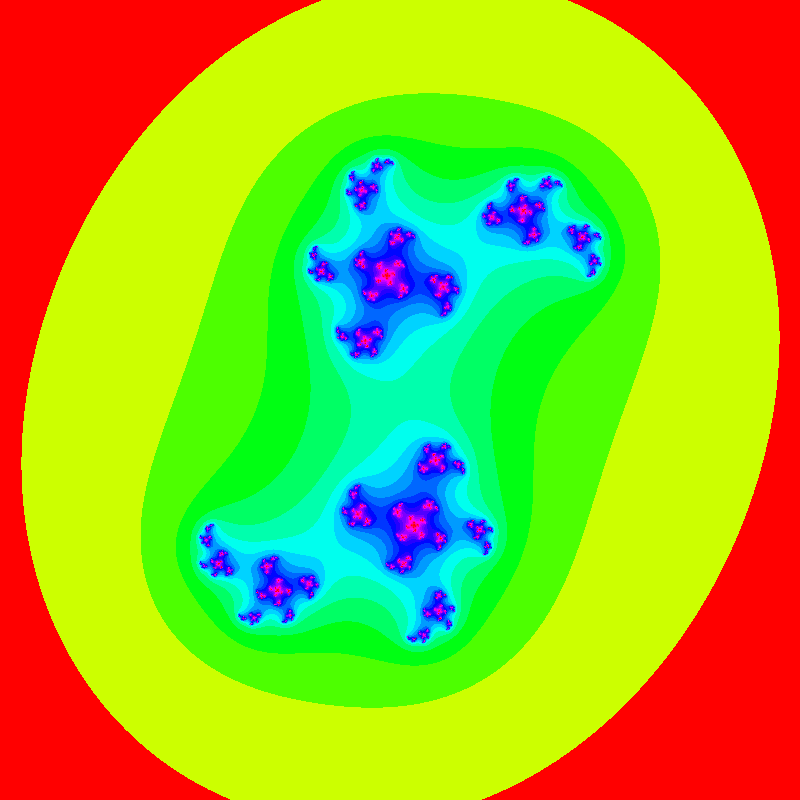
Frame 1 (no input)
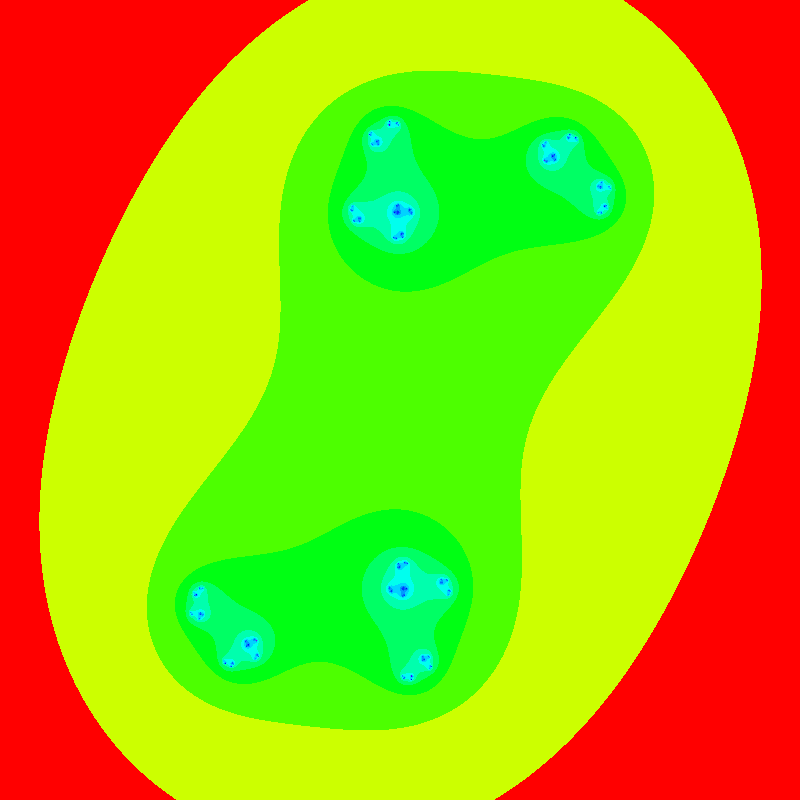
Frame 60 (the mouse pressed at the canvas centre just before this capture)
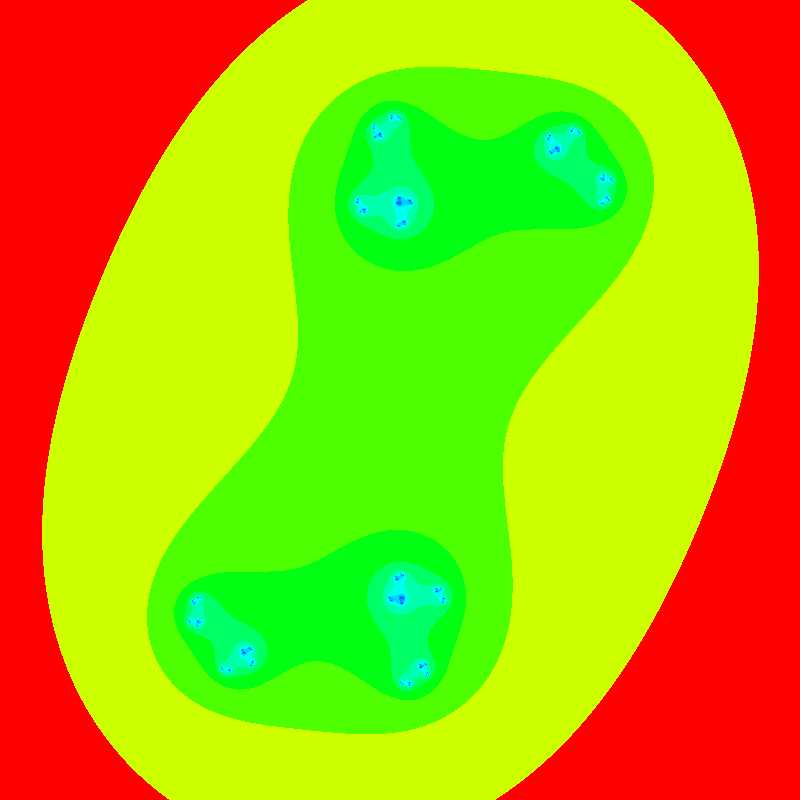
Frame 120 (the mouse held since frame 60 and released just before this capture)

The Processing sketch that drew these frames (run headless with seeded random() and noise(); from frame 60 on, the mouse is pressed at the canvas centre):

// Processing sketch: julia
// ── julia.pde
int iterations = 50;
int[][] vals;
float scale = 2;
float xpos = 0, ypos = 0;
float scale_delta = 0.8;
int[] colors;
float[] c = {0, 0};
//float[] c = {-.70176, -.3842};
float a_speed = 0.01;

float a = -1;

void setup() {
  size(800, 800);
  colorMode(HSB);
  
  colors = new int[9];
  colors[0] = color(255, 0, 0);
  colors[1] = color(200, 0, 55);
  colors[2] = color(100, 0, 155);
  colors[3] = color(0, 0, 255);
  colors[4] = color(0, 55, 200);
  colors[5] = color(0, 155, 155);
  colors[6] = color(0, 255, 0);
  colors[7] = color(55, 200, 0);
  colors[8] = color(155, 100, 0);
  
  update();
}

int iterations() {
  return 1;
}

void update() {
  vals = calc(scale, iterations, c, 16);
}

void mousePressed() {
  xpos = map(mouseX, 0, width, xpos-scale, xpos+scale);
  ypos = map(mouseY, 0, height, ypos-scale, ypos+scale);
  if (mouseButton == LEFT) {
    scale *= scale_delta;
  } else if (mouseButton == RIGHT) {
    scale /= scale_delta;
  }
  update();
}

void keyPressed() {
  if (key == 'I') {
    ypos -= scale;
  } else if (key == 'J') {
    xpos -= scale;
  } else if (key == 'L') {
    xpos += scale;
  } else if (key == 'K') {
    ypos += scale;
  }
}

void update(float[] n) {
  float real = n[0], imag = n[1];
  float newReal = real * real - imag * imag;
  float newImag = 2 * real * imag;
  n[0] = newReal;
  n[1] = newImag;
}

int[][] calc(float scale, int iterations, float[] c, float threshold) {
  int[][] result = new int[width][height];
  
  for (int x = 0; x < width; x++) {
    for (int y = 0; y < height; y++) {
      
      float a = map(x, 0, width, xpos-scale, xpos+scale);
      float b = map(y, 0, height, ypos-scale, ypos+scale);
      
      int z = 0;
      
      float[] r = new float[2];
      r[0] = a;
      r[1] = b;
      int i;
      for (i = 0; i < iterations; i++) {
        update(r);
        r[0] += c[0];
        r[1] += c[1];
        
        if (r[0] * r[0] + r[1] * r[1] > threshold)
          break;
      }
      
      if (i == iterations) {
        result[x][y] = color(0, 0, 0);
      } else {
        float n = map(i, 0, iterations, 0, 1);
        float h = map(sqrt(n), 0, 1, 0, 360); 
        result[x][y] = color(h, 255, 255);
      }
    }
  }
  return result;
}

void draw() {
  //background(51);
  c[0] = cos(a * 1.1);
  c[1] = cos(a);
  a += a_speed;
  update();
  loadPixels();
  for (int x = 0; x < width; x++) {
    for (int y = 0; y < height; y++) {
      int c = vals[x][y];
      int idx = x + y * width;
      pixels[idx] = c;
    }
  }
  updatePixels();
}
